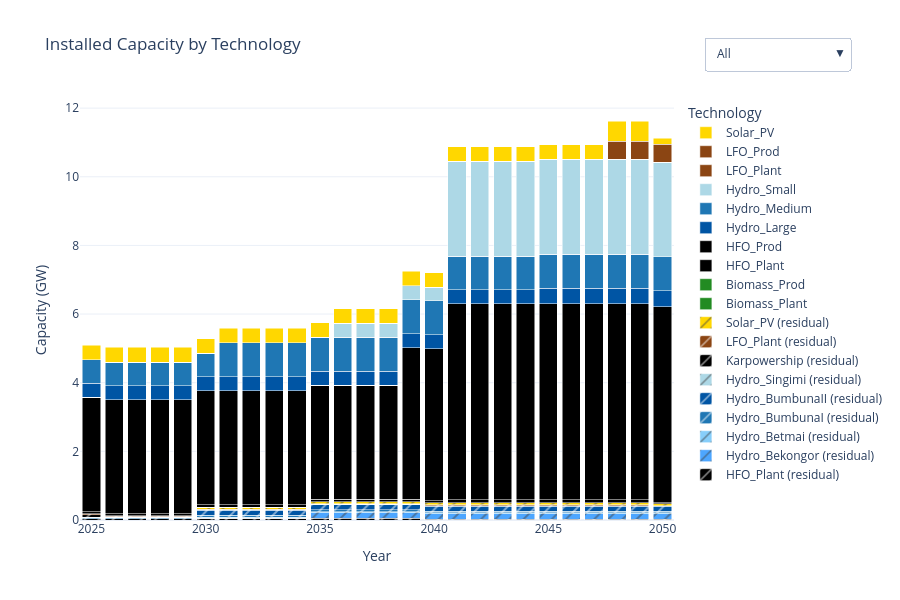

The code cell stored with this chart in its notebook:
### Markdown cell above
### Total Annual Installed Capacity

### Code cell
import pandas as pd
import plotly.graph_objects as go

# === Load total and residual capacity data ===
df_total = pd.read_csv(res_dir / "TotalCapacityAnnual.csv")
df_resid = pd.read_csv(res_dir / "ResidualCapacity.csv")

# Rename columns
df_total.rename(columns={"t": "TECHNOLOGY", "y": "YEAR", "TotalCapacityAnnual": "VALUE"}, inplace=True)
df_resid.rename(columns={"t": "TECHNOLOGY", "y": "YEAR", "ResidualCapacity": "VALUE"}, inplace=True)

# Pivot for plotting
df_total = df_total.pivot_table(index="YEAR", columns="TECHNOLOGY", values="VALUE", aggfunc="sum")
df_resid = df_resid.pivot_table(index="YEAR", columns="TECHNOLOGY", values="VALUE", aggfunc="sum")
df_new = df_total.sub(df_resid, fill_value=0).clip(lower=0)
years = df_total.index.tolist()

# === Load tech colors ===
with open("tech_colors.json") as f:
    tech_colors = json.load(f)

# === Create plot ===
fig = go.Figure()
trace_names = []

# === Define technologies to exclude from legend ===
exclude_from_legend = ["Hydro_Bekongor", "Hydro_Betmai", "Hydro_BumbunaI", "Hydro_BumbunaII", "Hydro_Singimi","Karpowership"]

# Add residual capacity bars (patterned)
for tech in df_resid.columns:
    trace_name = f"{tech} (residual)"
    trace_names.append(trace_name)
    fig.add_trace(go.Bar(
        x=years,
        y=df_resid[tech].fillna(0),
        name=trace_name,
        marker=dict(
            color=tech_colors.get(tech, "#D3D3D3"),
            pattern_shape="/"
        ),
        hovertemplate=f"{tech} (residual)<br>Year: %{{x}}<br>Capacity: %{{y}} GW"
    ))

# Add new capacity bars (solid)
for tech in df_new.columns:
    trace_name = tech
    trace_names.append(trace_name)
    fig.add_trace(go.Bar(
        x=years,
        y=df_new[tech].fillna(0),
        name=trace_name,
        showlegend=tech not in exclude_from_legend,
        marker=dict(color=tech_colors.get(tech, "#D3D3D3")),
        hovertemplate=f"{tech}<br>Year: %{{x}}<br>New Capacity: %{{y}} GW"
    ))

# === Dropdown visibility filters ===
visible_all = [True] * len(trace_names)
visible_residual_only = [name.endswith("(residual)") for name in trace_names]
visible_new_only = [not name.endswith("(residual)") for name in trace_names]
visible_no_prod = [
    not ("_Prod" in name.replace(" (residual)", "")) for name in trace_names
]

# === Final layout ===
fig.update_layout(
    title="Installed Capacity by Technology",
    xaxis_title="Year",
    yaxis_title="Capacity (GW)",
    barmode='stack',
    template="plotly_white",
    height=600,
    legend_title="Technology",
    hovermode="x unified",
    updatemenus=[{
        "buttons": [
            {"label": "All", "method": "update", "args": [{"visible": visible_all}]},
            {"label": "Residual Only", "method": "update", "args": [{"visible": visible_residual_only}]},
            {"label": "New Capacity Only", "method": "update", "args": [{"visible": visible_new_only}]},
            {"label": "Exclude _Prod", "method": "update", "args": [{"visible": visible_no_prod}]}
        ],
        "direction": "down",
        "showactive": True,
        "x": 1.05,
        "xanchor": "left",
        "y": 1.15,
        "yanchor": "top"
    }]
)

fig.show()

### Figure 1 — Plotly figure (JSON) as saved in the notebook; plotly's stock layout.template omitted (floating-point values rounded to 4 significant figures)
{"data": [{"hovertemplate": "HFO_Plant (residual)<br>Year: %{x}<br>Capacity: %{y} GW", "marker": {"color": "#000000", "pattern": {"shape": "/"}}, "name": "HFO_Plant (residual)", "type": "bar", "x": [2025, 2026, 2027, 2028, 2029, 2030, 2031, 2032, 2033, 2034, 2035, 2036, 2037, 2038, 2039, 2040, 2041, 2042, 2043, 2044, 2045, 2046, 2047, 2048, 2049, 2050], "y": [0.0332, 0.0332, 0.0332, 0.0332, 0.0332, 0.0582, 0.0582, 0.0582, 0.0582, 0.0582, 0.0582, 0.0582, 0.0582, 0.0582, 0.0582, 0.025, 0.025, 0.025, 0.025, 0.025, 0.025, 0.025, 0.025, 0.025, 0.025, 0.025]}, {"hovertemplate": "Hydro_Bekongor (residual)<br>Year: %{x}<br>Capacity: %{y} GW", "marker": {"color": "#4da6ff", "pattern": {"shape": "/"}}, "name": "Hydro_Bekongor (residual)", "type": "bar", "x": [2025, 2026, 2027, 2028, 2029, 2030, 2031, 2032, 2033, 2034, 2035, 2036, 2037, 2038, 2039, 2040, 2041, 2042, 2043, 2044, 2045, 2046, 2047, 2048, 2049, 2050], "y": [0.0, 0.0, 0.0, 0.0, 0.0, 0.0, 0.0, 0.0, 0.0, 0.0, 0.16, 0.16, 0.16, 0.16, 0.16, 0.16, 0.16, 0.16, 0.16, 0.16, 0.16, 0.16, 0.16, 0.16, 0.16, 0.16]}, {"hovertemplate": "Hydro_Betmai (residual)<br>Year: %{x}<br>Capacity: %{y} GW", "marker": {"color": "#87CEFA", "pattern": {"shape": "/"}}, "name": "Hydro_Betmai (residual)", "type": "bar", "x": [2025, 2026, 2027, 2028, 2029, 2030, 2031, 2032, 2033, 2034, 2035, 2036, 2037, 2038, 2039, 2040, 2041, 2042, 2043, 2044, 2045, 2046, 2047, 2048, 2049, 2050], "y": [0.0, 0.0, 0.0, 0.0, 0.0, 0.027, 0.027, 0.027, 0.027, 0.027, 0.027, 0.027, 0.027, 0.027, 0.027, 0.027, 0.027, 0.027, 0.027, 0.027, 0.027, 0.027, 0.027, 0.027, 0.027, 0.027]}, {"hovertemplate": "Hydro_BumbunaI (residual)<br>Year: %{x}<br>Capacity: %{y} GW", "marker": {"color": "#1f77b4", "pattern": {"shape": "/"}}, "name": "Hydro_BumbunaI (residual)", "type": "bar", "x": [2025, 2026, 2027, 2028, 2029, 2030, 2031, 2032, 2033, 2034, 2035, 2036, 2037, 2038, 2039, 2040, 2041, 2042, 2043, 2044, 2045, 2046, 2047, 2048, 2049, 2050], "y": [0.05, 0.05, 0.05, 0.05, 0.05, 0.05, 0.05, 0.05, 0.05, 0.05, 0.05, 0.05, 0.05, 0.05, 0.05, 0.05, 0.05, 0.05, 0.05, 0.05, 0.05, 0.05, 0.05, 0.05, 0.05, 0.05]}, {"hovertemplate": "Hydro_BumbunaII (residual)<br>Year: %{x}<br>Capacity: %{y} GW", "marker": {"color": "#0055A4", "pattern": {"shape": "/"}}, "name": "Hydro_BumbunaII (residual)", "type": "bar", "x": [2025, 2026, 2027, 2028, 2029, 2030, 2031, 2032, 2033, 2034, 2035, 2036, 2037, 2038, 2039, 2040, 2041, 2042, 2043, 2044, 2045, 2046, 2047, 2048, 2049, 2050], "y": [0.0, 0.0, 0.0, 0.0, 0.0, 0.143, 0.143, 0.143, 0.143, 0.143, 0.143, 0.143, 0.143, 0.143, 0.143, 0.143, 0.143, 0.143, 0.143, 0.143, 0.143, 0.143, 0.143, 0.143, 0.143, 0.143]}, {"hovertemplate": "Hydro_Singimi (residual)<br>Year: %{x}<br>Capacity: %{y} GW", "marker": {"color": "#ADD8E6", "pattern": {"shape": "/"}}, "name": "Hydro_Singimi (residual)", "type": "bar", "x": [2025, 2026, 2027, 2028, 2029, 2030, 2031, 2032, 2033, 2034, 2035, 2036, 2037, 2038, 2039, 2040, 2041, 2042, 2043, 2044, 2045, 2046, 2047, 2048, 2049, 2050], "y": [0.0, 0.0, 0.0, 0.0, 0.0, 0.014, 0.014, 0.014, 0.014, 0.014, 0.014, 0.014, 0.014, 0.014, 0.014, 0.014, 0.014, 0.014, 0.014, 0.014, 0.014, 0.014, 0.014, 0.014, 0.014, 0.014]}, {"hovertemplate": "Karpowership (residual)<br>Year: %{x}<br>Capacity: %{y} GW", "marker": {"color": "#000000", "pattern": {"shape": "/"}}, "name": "Karpowership (residual)", "type": "bar", "x": [2025, 2026, 2027, 2028, 2029, 2030, 2031, 2032, 2033, 2034, 2035, 2036, 2037, 2038, 2039, 2040, 2041, 2042, 2043, 2044, 2045, 2046, 2047, 2048, 2049, 2050], "y": [0.066, 0.0, 0.0, 0.0, 0.0, 0.0, 0.0, 0.0, 0.0, 0.0, 0.0, 0.0, 0.0, 0.0, 0.0, 0.0, 0.0, 0.0, 0.0, 0.0, 0.0, 0.0, 0.0, 0.0, 0.0, 0.0]}, {"hovertemplate": "LFO_Plant (residual)<br>Year: %{x}<br>Capacity: %{y} GW", "marker": {"color": "#8B4513", "pattern": {"shape": "/"}}, "name": "LFO_Plant (residual)", "type": "bar", "x": [2025, 2026, 2027, 2028, 2029, 2030, 2031, 2032, 2033, 2034, 2035, 2036, 2037, 2038, 2039, 2040, 2041, 2042, 2043, 2044, 2045, 2046, 2047, 2048, 2049, 2050], "y": [0.03174, 0.03174, 0.03174, 0.03174, 0.03174, 0.02574, 0.02574, 0.02574, 0.02574, 0.02574, 0.02574, 0.02574, 0.02574, 0.02574, 0.02574, 0.01934, 0.01934, 0.01934, 0.01934, 0.01934, 0.01934, 0.01934, 0.01934, 0.01934, 0.01934, 0.0]}, {"hovertemplate": "Solar_PV (residual)<br>Year: %{x}<br>Capacity: %{y} GW", "marker": {"color": "#FFD700", "pattern": {"shape": "/"}}, "name": "Solar_PV (residual)", "type": "bar", "x": [2025, 2026, 2027, 2028, 2029, 2030, 2031, 2032, 2033, 2034, 2035, 2036, 2037, 2038, 2039, 2040, 2041, 2042, 2043, 2044, 2045, 2046, 2047, 2048, 2049, 2050], "y": [0.005, 0.005, 0.005, 0.005, 0.005, 0.06, 0.06, 0.06, 0.06, 0.06, 0.06, 0.06, 0.06, 0.06, 0.06, 0.06, 0.06, 0.06, 0.06, 0.06, 0.06, 0.06, 0.06, 0.06, 0.06, 0.06]}, {"hovertemplate": "Biomass_Plant<br>Year: %{x}<br>New Capacity: %{y} GW", "marker": {"color": "#228B22"}, "name": "Biomass_Plant", "showlegend": true, "type": "bar", "x": [2025, 2026, 2027, 2028, 2029, 2030, 2031, 2032, 2033, 2034, 2035, 2036, 2037, 2038, 2039, 2040, 2041, 2042, 2043, 2044, 2045, 2046, 2047, 2048, 2049, 2050], "y": [0.0, 0.0, 0.0, 0.0, 0.0, 0.0, 0.0, 0.0, 0.0, 0.0, 0.0, 0.0, 0.0, 0.0, 0.0, 0.0, 0.0, 0.0, 0.0, 0.0, 0.0, 0.0, 0.0, 0.0, 0.0, 0.0]}, {"hovertemplate": "Biomass_Prod<br>Year: %{x}<br>New Capacity: %{y} GW", "marker": {"color": "#228B22"}, "name": "Biomass_Prod", "showlegend": true, "type": "bar", "x": [2025, 2026, 2027, 2028, 2029, 2030, 2031, 2032, 2033, 2034, 2035, 2036, 2037, 2038, 2039, 2040, 2041, 2042, 2043, 2044, 2045, 2046, 2047, 2048, 2049, 2050], "y": [0.0, 0.0, 0.0, 0.0, 0.0, 0.0, 0.0, 0.0, 0.0, 0.0, 0.0, 0.0, 0.0, 0.0, 0.0, 0.0, 0.0, 0.0, 0.0, 0.0, 0.0, 0.0, 0.0, 0.0, 0.0, 0.0]}, {"hovertemplate": "HFO_Plant<br>Year: %{x}<br>New Capacity: %{y} GW", "marker": {"color": "#000000"}, "name": "HFO_Plant", "showlegend": true, "type": "bar", "x": [2025, 2026, 2027, 2028, 2029, 2030, 2031, 2032, 2033, 2034, 2035, 2036, 2037, 2038, 2039, 2040, 2041, 2042, 2043, 2044, 2045, 2046, 2047, 2048, 2049, 2050], "y": [0.06116, 0.06116, 0.06116, 0.06116, 0.06116, 0.06116, 0.06116, 0.06116, 0.06116, 0.06116, 0.06116, 0.06116, 0.06116, 0.06116, 0.06116, 0.06116, 0.08616, 0.08616, 0.08616, 0.08616, 0.08616, 0.08616, 0.08616, 0.08616, 0.08616, 0.025]}, {"hovertemplate": "HFO_Prod<br>Year: %{x}<br>New Capacity: %{y} GW", "marker": {"color": "#000000"}, "name": "HFO_Prod", "showlegend": true, "type": "bar", "x": [2025, 2026, 2027, 2028, 2029, 2030, 2031, 2032, 2033, 2034, 2035, 2036, 2037, 2038, 2039, 2040, 2041, 2042, 2043, 2044, 2045, 2046, 2047, 2048, 2049, 2050], "y": [3.326, 3.326, 3.326, 3.326, 3.326, 3.326, 3.326, 3.326, 3.326, 3.326, 3.326, 3.326, 3.326, 3.326, 4.425, 4.425, 5.709, 5.709, 5.709, 5.709, 5.709, 5.709, 5.709, 5.709, 5.709, 5.709]}, {"hovertemplate": "Hydro_Bekongor<br>Year: %{x}<br>New Capacity: %{y} GW", "marker": {"color": "#4da6ff"}, "name": "Hydro_Bekongor", "showlegend": false, "type": "bar", "x": [2025, 2026, 2027, 2028, 2029, 2030, 2031, 2032, 2033, 2034, 2035, 2036, 2037, 2038, 2039, 2040, 2041, 2042, 2043, 2044, 2045, 2046, 2047, 2048, 2049, 2050], "y": [0.0, 0.0, 0.0, 0.0, 0.0, 0.0, 0.0, 0.0, 0.0, 0.0, 0.0, 0.0, 0.0, 0.0, 0.0, 0.0, 0.0, 0.0, 0.0, 0.0, 0.0, 0.0, 0.0, 0.0, 0.0, 0.0]}, {"hovertemplate": "Hydro_Betmai<br>Year: %{x}<br>New Capacity: %{y} GW", "marker": {"color": "#87CEFA"}, "name": "Hydro_Betmai", "showlegend": false, "type": "bar", "x": [2025, 2026, 2027, 2028, 2029, 2030, 2031, 2032, 2033, 2034, 2035, 2036, 2037, 2038, 2039, 2040, 2041, 2042, 2043, 2044, 2045, 2046, 2047, 2048, 2049, 2050], "y": [0.0, 0.0, 0.0, 0.0, 0.0, 0.0, 0.0, 0.0, 0.0, 0.0, 0.0, 0.0, 0.0, 0.0, 0.0, 0.0, 0.0, 0.0, 0.0, 0.0, 0.0, 0.0, 0.0, 0.0, 0.0, 0.0]}, {"hovertemplate": "Hydro_BumbunaI<br>Year: %{x}<br>New Capacity: %{y} GW", "marker": {"color": "#1f77b4"}, "name": "Hydro_BumbunaI", "showlegend": false, "type": "bar", "x": [2025, 2026, 2027, 2028, 2029, 2030, 2031, 2032, 2033, 2034, 2035, 2036, 2037, 2038, 2039, 2040, 2041, 2042, 2043, 2044, 2045, 2046, 2047, 2048, 2049, 2050], "y": [0.0, 0.0, 0.0, 0.0, 0.0, 0.0, 0.0, 0.0, 0.0, 0.0, 0.0, 0.0, 0.0, 0.0, 0.0, 0.0, 0.0, 0.0, 0.0, 0.0, 0.0, 0.0, 0.0, 0.0, 0.0, 0.0]}, {"hovertemplate": "Hydro_BumbunaII<br>Year: %{x}<br>New Capacity: %{y} GW", "marker": {"color": "#0055A4"}, "name": "Hydro_BumbunaII", "showlegend": false, "type": "bar", "x": [2025, 2026, 2027, 2028, 2029, 2030, 2031, 2032, 2033, 2034, 2035, 2036, 2037, 2038, 2039, 2040, 2041, 2042, 2043, 2044, 2045, 2046, 2047, 2048, 2049, 2050], "y": [0.0, 0.0, 0.0, 0.0, 0.0, 0.0, 0.0, 0.0, 0.0, 0.0, 0.0, 0.0, 0.0, 0.0, 0.0, 0.0, 0.0, 0.0, 0.0, 0.0, 0.0, 0.0, 0.0, 0.0, 0.0, 0.0]}, {"hovertemplate": "Hydro_Large<br>Year: %{x}<br>New Capacity: %{y} GW", "marker": {"color": "#0055A4"}, "name": "Hydro_Large", "showlegend": true, "type": "bar", "x": [2025, 2026, 2027, 2028, 2029, 2030, 2031, 2032, 2033, 2034, 2035, 2036, 2037, 2038, 2039, 2040, 2041, 2042, 2043, 2044, 2045, 2046, 2047, 2048, 2049, 2050], "y": [0.4081, 0.4081, 0.4081, 0.4081, 0.4081, 0.4081, 0.4081, 0.4081, 0.4081, 0.4081, 0.4081, 0.4081, 0.4081, 0.4081, 0.4081, 0.4081, 0.4081, 0.4081, 0.4081, 0.4081, 0.461, 0.461, 0.461, 0.461, 0.461, 0.461]}, {"hovertemplate": "Hydro_Medium<br>Year: %{x}<br>New Capacity: %{y} GW", "marker": {"color": "#1f77b4"}, "name": "Hydro_Medium", "showlegend": true, "type": "bar", "x": [2025, 2026, 2027, 2028, 2029, 2030, 2031, 2032, 2033, 2034, 2035, 2036, 2037, 2038, 2039, 2040, 2041, 2042, 2043, 2044, 2045, 2046, 2047, 2048, 2049, 2050], "y": [0.6875, 0.6875, 0.6875, 0.6875, 0.6875, 0.6875, 0.99, 0.99, 0.99, 0.99, 0.99, 0.99, 0.99, 0.99, 0.99, 0.99, 0.99, 0.99, 0.99, 0.99, 0.99, 0.99, 0.99, 0.99, 0.99, 0.99]}, {"hovertemplate": "Hydro_Singimi<br>Year: %{x}<br>New Capacity: %{y} GW", "marker": {"color": "#ADD8E6"}, "name": "Hydro_Singimi", "showlegend": false, "type": "bar", "x": [2025, 2026, 2027, 2028, 2029, 2030, 2031, 2032, 2033, 2034, 2035, 2036, 2037, 2038, 2039, 2040, 2041, 2042, 2043, 2044, 2045, 2046, 2047, 2048, 2049, 2050], "y": [0.0, 0.0, 0.0, 0.0, 0.0, 0.0, 0.0, 0.0, 0.0, 0.0, 0.0, 0.0, 0.0, 0.0, 0.0, 0.0, 0.0, 0.0, 0.0, 0.0, 0.0, 0.0, 0.0, 0.0, 0.0, 0.0]}, {"hovertemplate": "Hydro_Small<br>Year: %{x}<br>New Capacity: %{y} GW", "marker": {"color": "#ADD8E6"}, "name": "Hydro_Small", "showlegend": true, "type": "bar", "x": [2025, 2026, 2027, 2028, 2029, 2030, 2031, 2032, 2033, 2034, 2035, 2036, 2037, 2038, 2039, 2040, 2041, 2042, 2043, 2044, 2045, 2046, 2047, 2048, 2049, 2050], "y": [0.0, 0.0, 0.0, 0.0, 0.0, 0.0, 0.0, 0.0, 0.0, 0.0, 0.0, 0.4033, 0.4033, 0.4033, 0.4033, 0.4033, 2.762, 2.762, 2.762, 2.762, 2.762, 2.762, 2.762, 2.762, 2.762, 2.762]}, {"hovertemplate": "Karpowership<br>Year: %{x}<br>New Capacity: %{y} GW", "marker": {"color": "#000000"}, "name": "Karpowership", "showlegend": false, "type": "bar", "x": [2025, 2026, 2027, 2028, 2029, 2030, 2031, 2032, 2033, 2034, 2035, 2036, 2037, 2038, 2039, 2040, 2041, 2042, 2043, 2044, 2045, 2046, 2047, 2048, 2049, 2050], "y": [0.0, 0.0, 0.0, 0.0, 0.0, 0.0, 0.0, 0.0, 0.0, 0.0, 0.0, 0.0, 0.0, 0.0, 0.0, 0.0, 0.0, 0.0, 0.0, 0.0, 0.0, 0.0, 0.0, 0.0, 0.0, 0.0]}, {"hovertemplate": "LFO_Plant<br>Year: %{x}<br>New Capacity: %{y} GW", "marker": {"color": "#8B4513"}, "name": "LFO_Plant", "showlegend": true, "type": "bar", "x": [2025, 2026, 2027, 2028, 2029, 2030, 2031, 2032, 2033, 2034, 2035, 2036, 2037, 2038, 2039, 2040, 2041, 2042, 2043, 2044, 2045, 2046, 2047, 2048, 2049, 2050], "y": [0.0, 0.0, 0.0, 0.0, 0.0, 0.0, 0.0, 0.0, 0.0, 0.0, 0.0, 0.0, 0.0, 0.0, 0.0, 0.0, 0.0, 0.0, 0.0, 0.0, 0.0, 0.0, 0.0, 0.0, 0.0, 0.0]}, {"hovertemplate": "LFO_Prod<br>Year: %{x}<br>New Capacity: %{y} GW", "marker": {"color": "#8B4513"}, "name": "LFO_Prod", "showlegend": true, "type": "bar", "x": [2025, 2026, 2027, 2028, 2029, 2030, 2031, 2032, 2033, 2034, 2035, 2036, 2037, 2038, 2039, 2040, 2041, 2042, 2043, 2044, 2045, 2046, 2047, 2048, 2049, 2050], "y": [0.0, 0.0, 0.0, 0.0, 0.0, 0.0, 0.0, 0.0, 0.0, 0.0, 0.0, 0.0, 0.0, 0.0, 0.0, 0.0, 0.0, 0.0, 0.0, 0.0, 0.0, 0.0, 0.0, 0.5228, 0.5228, 0.5228]}, {"hovertemplate": "Solar_PV<br>Year: %{x}<br>New Capacity: %{y} GW", "marker": {"color": "#FFD700"}, "name": "Solar_PV", "showlegend": true, "type": "bar", "x": [2025, 2026, 2027, 2028, 2029, 2030, 2031, 2032, 2033, 2034, 2035, 2036, 2037, 2038, 2039, 2040, 2041, 2042, 2043, 2044, 2045, 2046, 2047, 2048, 2049, 2050], "y": [0.4238, 0.4238, 0.4238, 0.4238, 0.4238, 0.4238, 0.4238, 0.4238, 0.4238, 0.4238, 0.4238, 0.4238, 0.4238, 0.4238, 0.4238, 0.4238, 0.4238, 0.4238, 0.4238, 0.4238, 0.4238, 0.4238, 0.4238, 0.5959, 0.5959, 0.1721]}], "layout": {"barmode": "stack", "height": 600, "hovermode": "x unified", "legend": {"title": {"text": "Technology"}}, "title": {"text": "Installed Capacity by Technology"}, "updatemenus": [{"buttons": [{"args": [{"visible": [true, true, true, true, true, true, true, true, true, true, true, true, true, true, true, true, true, true, true, true, true, true, true, true, true]}], "label": "All", "method": "update"}, {"args": [{"visible": [true, true, true, true, true, true, true, true, true, false, false, false, false, false, false, false, false, false, false, false, false, false, false, false, false]}], "label": "Residual Only", "method": "update"}, {"args": [{"visible": [false, false, false, false, false, false, false, false, false, true, true, true, true, true, true, true, true, true, true, true, true, true, true, true, true]}], "label": "New Capacity Only", "method": "update"}, {"args": [{"visible": [true, true, true, true, true, true, true, true, true, true, false, true, false, true, true, true, true, true, true, true, true, true, true, false, true]}], "label": "Exclude _Prod", "method": "update"}], "direction": "down", "showactive": true, "x": 1.05, "xanchor": "left", "y": 1.15, "yanchor": "top"}], "xaxis": {"title": {"text": "Year"}}, "yaxis": {"title": {"text": "Capacity (GW)"}}}}
